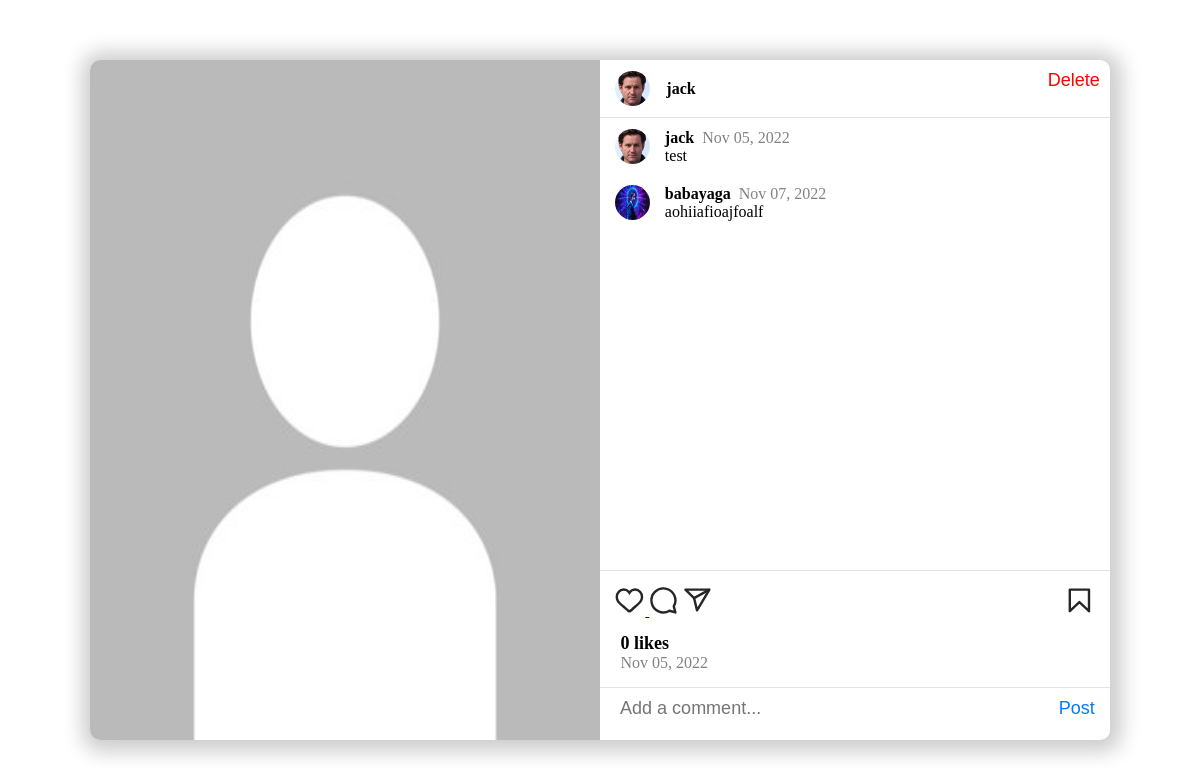
The app's page /post/474e82c39f454c77905279ea7d57b3d4/ (signed in), older data.
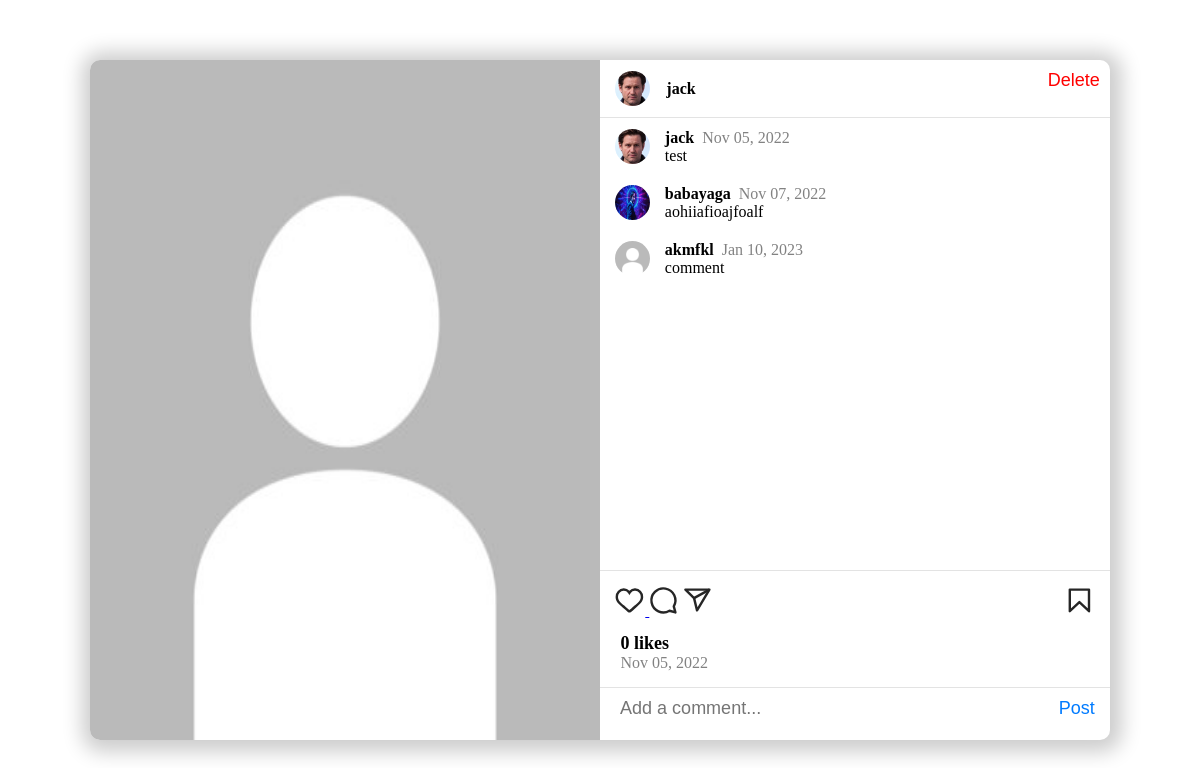
The same page, newer data.
### social/models.py (models this page shows, shortened)
class Post(models.Model):
    id = models.UUIDField(primary_key=True, default=uuid.uuid4)
    user = models.ForeignKey(User, on_delete=models.CASCADE)
    profile = models.ForeignKey(Profile, on_delete=models.CASCADE)
    post_img = models.ImageField(upload_to='posts_images', blank=False)
    caption = models.TextField()
    created_at = models.DateTimeField(auto_now_add=True)
    likes = models.IntegerField(default=0)
    comments = models.IntegerField(default=0)

class Profile(models.Model):
    user = models.ForeignKey(User, on_delete=models.CASCADE)
    id_user = models.IntegerField()
    bio = models.TextField(blank=True)
    profile_img = models.ImageField(upload_to='profile_images', default='default.png')
    location = models.CharField(max_length=100, blank=True)

class PostComments(models.Model):
    profile = models.ForeignKey(Profile, on_delete=models.CASCADE)
    post = models.ForeignKey(Post, on_delete=models.CASCADE)
    comment = models.CharField(max_length=200, null=False, blank=False)
    commented_on = models.DateTimeField(auto_now_add=True)

### social/views.py (the view)
# urls.py: path('post/<str:postId>/', views.post, name='post'),
@login_required(login_url='login')
def post(request, postId):
    post = Post.objects.get(id=postId)
    comments = PostComments.objects.filter(post=post).order_by('commented_on')
    ctx = {'post': post,
            'is_owner': post.user.username == request.user.username,
            'comments': comments
        }
    return render(request, 'post.html', ctx)

### social/templatetags/post_data.py (called while the page is built)
@register.simple_tag
def is_post_liked(user, post):
    post_likes = PostLikes.objects.filter(user=user, post=post)
    return len(post_likes)

@register.simple_tag
def is_post_saved(user, post):
    post_saved = SavedPosts.objects.filter(user=user, post=post)
    return len(post_saved)

### social/templates/post.html (shortened to what this page needs)
{% load static %}
{% load post_data %}
<link rel="stylesheet" href="{% static 'css/post.css' %}"/>
<div class="container">
	<img class="post-image" src="{{post.post_img.url}}" alt="{{post.id}}">
	<div class="post-data">
		<div class="profile-data">
			<div class="profile-data-img">
				<img src="{{post.profile.profile_img.url}}" alt="{{post.id}}">
				<b>{{post.user}}</b>
			</div>
			{% if is_owner %}
			<form method="POST" action="/delete">
				<button type="submit" class="delete-button">Delete</button>
			</form>
			{% endif %}
		</div>
		<div class="comments">
			<div class="comment">
				<img src="{{post.profile.profile_img.url}}" alt="{{post.id}}">
				<div class="comment-data">
					<div class="comment-header">
						<b>{{post.user.username}}</b>
						<span class="date">{{post.created_at|date:"M d, Y"}}</span>
					</div>
					<div class="comment-text">
						{{post.caption}}
					</div>
				</div>
			</div>
			{% for comment in comments%}
				<div class="comment">
					<img src="{{comment.profile.profile_img.url}}" alt="{{comment.id}}">
					<div class="comment-data">
						<div class="comment-header">
							<b>{{comment.profile.user.username}}</b>
							<span class="date">{{comment.commented_on|date:"M d, Y"}}</span>
						</div>
						<div class="comment-text">
							{{comment.comment}}
						</div>
					</div>
				</div>
			{% endfor %}
		</div>
		<div class="interactions">
			<div class="left-interactions">
			  {% is_post_liked user post as is_liked %}
			  {% if is_liked %}
				<a href="/likes?post_id={{post.id}}" class="like">
				  <svg aria-label="Unlike" color="#ed4956" fill="#ed4956" height="30" viewBox="0 0 48 48" width="30"><path d="M34.6 3.1c-4.5 0-7.9 1.8-10.6 5.6-2.7-3.7-6.1-5.5-10.6-5.5C6 3.1 0 9.6 0 17.6c0 7.3 5.4 12 10.6 16.5.6.5 1.3 1.1 1.9 1.7l2.3 2c4.4 3.9 6.6 5.9 7.6 6.5.5.3 1.1.5 1.6.5s1.1-.2 1.6-.5c1-.6 2.8-2.2 7.8-6.8l2-1.8c.7-.6 1.3-1.2 2-1.7C42.7 29.6 48 25 48 17.6c0-8-6-14.5-13.4-14.5z"></path></svg>
				</a>
			  {% else %}
				<a href="/likes?post_id={{post.id}}" class="like">
				</a>
			  {% endif %}
			  <svg aria-label="Comment" color="#262626" fill="#262626" height="30" viewBox="0 0 25 25" width="30"><path d="M20.656 17.008a9.993 9.993 0 1 0-3.59 3.615L22 22Z" fill="none" stroke="currentColor" stroke-linejoin="round" stroke-width="2"></path></svg>
			</div>
			<div class="right-interactions">
			  {% is_post_saved user post as is_saved %}
			  {% if is_saved %}
			  <a href="/save?post_id={{post.id}}" class="like">
				<svg aria-label="Remove" color="#262626" fill="#262626" height="30" viewBox="0 0 25 25" width="30"><path d="M20 22a.999.999 0 0 1-.687-.273L12 14.815l-7.313 6.912A1 1 0 0 1 3 21V3a1 1 0 0 1 1-1h16a1 1 0 0 1 1 1v18a1 1 0 0 1-1 1Z"></path></svg>
			  </a>
			  {% else %}
			  <a href="/save?post_id={{post.id}}" class="like">
				<svg aria-label="Save" color="#262626" fill="#262626" height="30" viewBox="0 0 25 25" width="30"><polygon fill="none" points="20 21 12 13.44 4 21 4 3 20 3 20 21" stroke="currentColor" stroke-linecap="round" stroke-linejoin="round" stroke-width="2"></polygon></svg>
			  </a>
			  {% endif %}
			</div>
		</div>
		<div class="about-post">
			<b>{{post.likes}} likes</b>
			<div class="about-post-date">{{post.created_at|date:"M d, Y"}}</div>
		</div>
		<div>
			<form method="POST" action="/comment">
				<div class="comment-input">
					<input type="text" name="comment" placeholder="Add a comment...">
					<button type="submit" class="post-button">Post</button>
				</div>
			</form>
		</div>
	</div>
</div>

### static/css/post.css (style rules this page uses)
.container { position: fixed; top: 50%; left: 50%; transform: translate(-50%, -50%); height: 85%; width: 85%; border-radius: 10px; box-shadow: 2px 2px 20px 10px rgba(0, 0, 0, 0.2); display: flex; flex-direction: row; }
.post-image { height: 100%; width: 50%; border-radius: 10px 0px 0px 10px; }
.post-data { display:flex; flex-direction: column; width: 50%; }
.profile-data { display:flex; justify-content: space-between; align-items: center; padding: 2% 2% 2% 3%; border-bottom: 1px solid rgba(218, 218, 218, 0.741); }
.profile-data-img { display:flex; align-items: center; }
.profile-data-img img { height:35px; width:35px; border-radius: 50%; margin:0 1rem 0 0 ; }
.comments { height: 100%; overflow-x:hidden; }
.comment { display: flex; flex-direction: row; padding: 2% 2% 2% 3%; }
.comment img { height:35px; width:35px; border-radius: 50%; }
.comment-data { display: flex; flex-direction: column; padding-left: 3%; }
.date { padding-left: 2%; color: rgb(130, 130, 130); }
.comment-header { min-width: 200px; }
.interactions { display:flex; justify-content: space-between; padding: 3% 3% 1.5% 3%; border-top: 1px solid rgba(218, 218, 218, 0.741); }
.about-post { display: flex; flex-direction: column; padding: 1% 3% 3% 4%; }
.about-post b { font-size: large; }
.about-post-date { color: rgb(130, 130, 130); }
.comment-input { padding: 1% 3% 0% 3%; display: flex; flex-direction: row; border-top: 1px solid rgba(218, 218, 218, 0.741); }
.comment-input input { padding:1%; width: 100%; height: 50%; font-size: 18px; resize: none; border: none; outline: none; }
.post-button { background: none!important; border: none; padding: 0!important; color: rgb(0, 123, 255); cursor: pointer; font-size: 18px; }
.delete-button { background: none!important; border: none; padding: 0!important; color: rgb(255, 0, 0); cursor: pointer; font-size: 18px; }

Row changes from the older to the newer data that the page shows:
added PostComments: profile.profile_img (placeholder picture), profile.user.username "akmfkl", commented_on "Jan 10, 2023", comment "comment"
